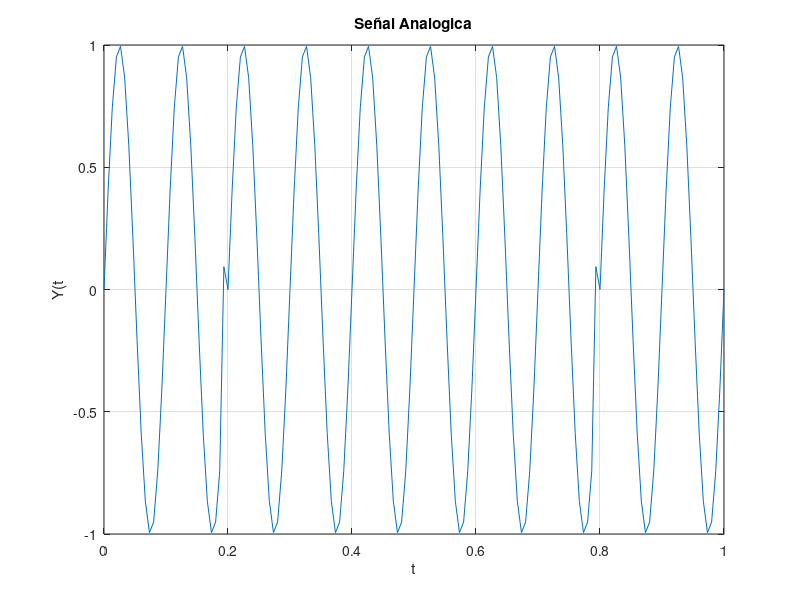

Source code (MATLAB):
clear;
close all;
clc; 

%SEÑAL ANALOGICA
%Frecuencia de muestreo
Fs = 150;
t=0:(1/Fs):1;
%Frecuencia fundamental
f=10; 
y=sin(2*pi*f*t);
%Agregando un ruido a la señal
y(30)=y(30)+0.5;
y(120)=y(120)+0.5;
figure(1)
plot(t,y);
title("Señal Analogica");
xlabel("t");
ylabel("Y(t");
grid on; 

